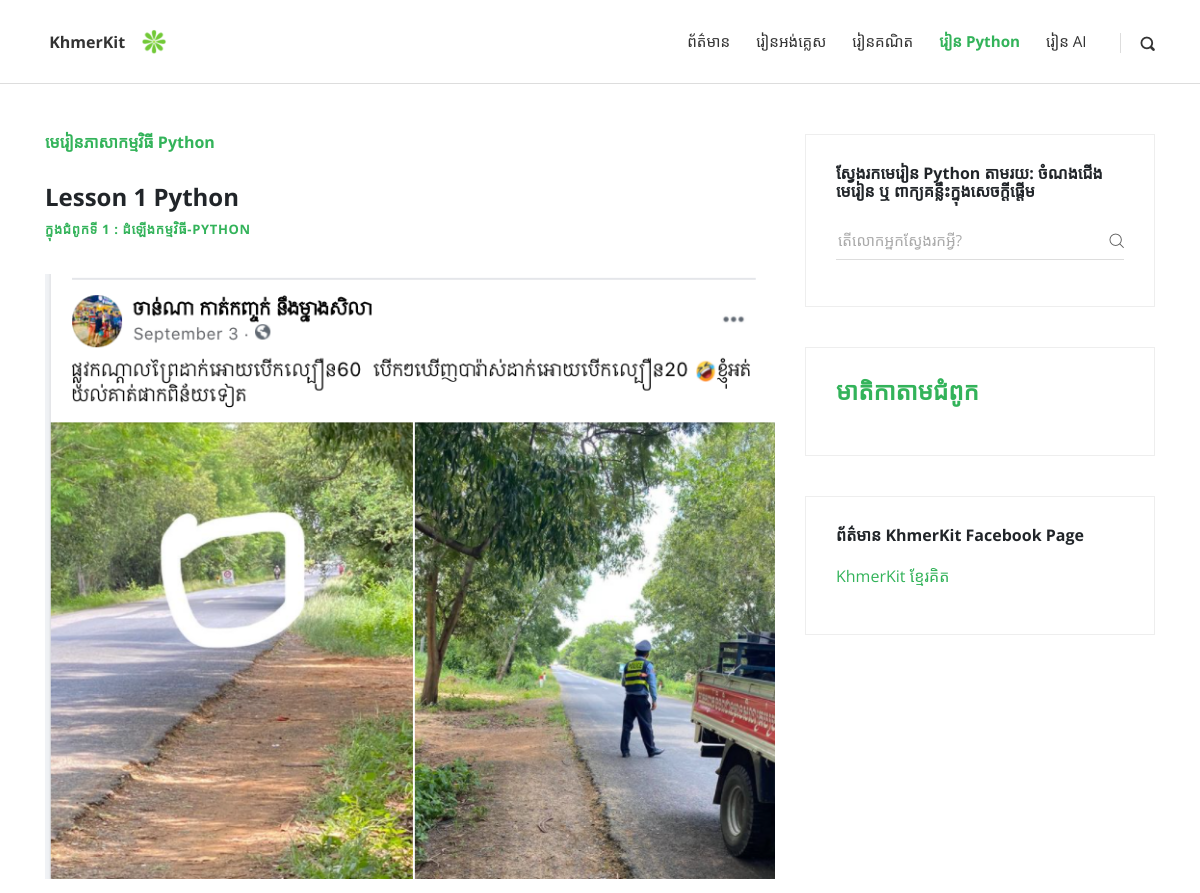
Page /python_tutorial/1/ (upper part) on the earlier database version.
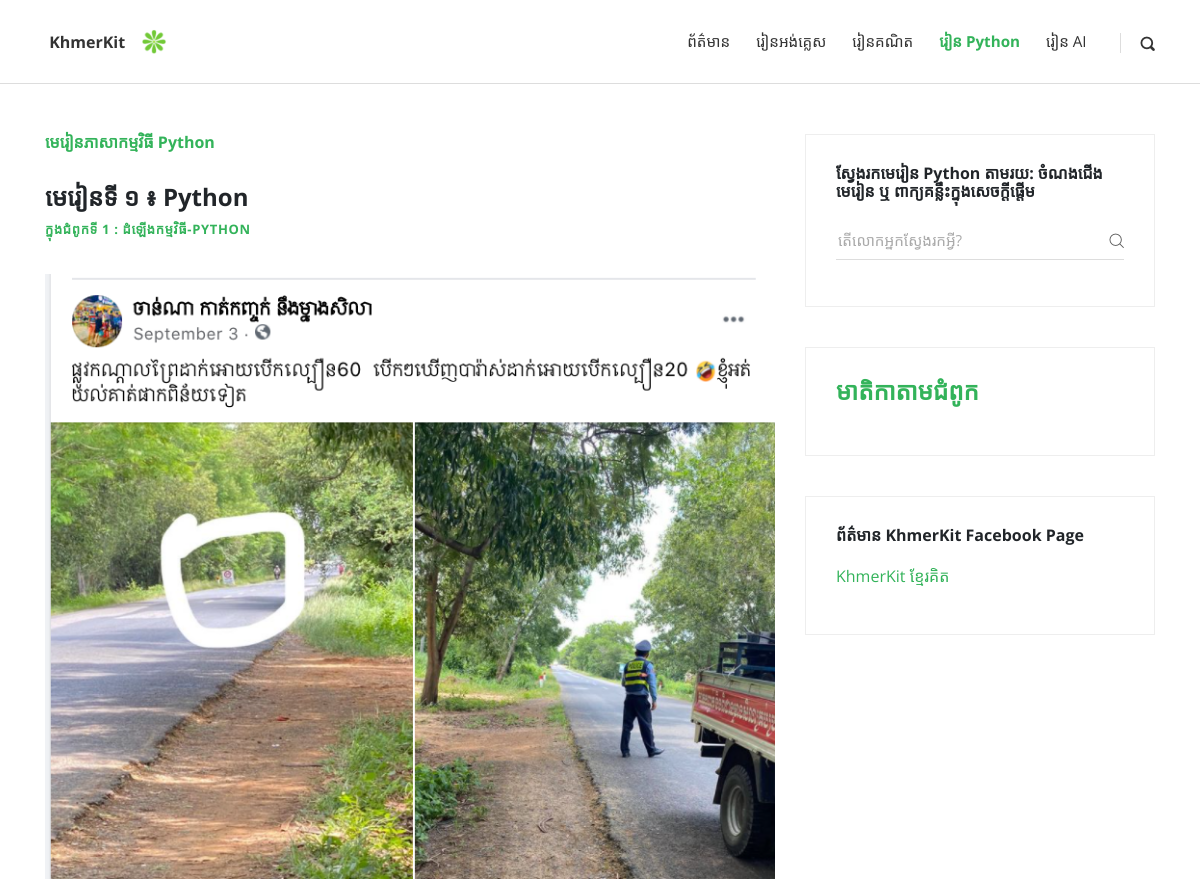
Same page on the later database version.
### pthnapp/models.py (models this page shows, shortened)
class PTHN_Unit(models.Model):
    title = models.CharField(max_length=250)
    chapter = models.ForeignKey(PTHN_Chapter, on_delete=models.CASCADE)
    date_posted = models.DateTimeField(default=timezone.now)
    content = RichTextField(blank=True, null=True)
    article1 = RichTextField(blank=True, null=True)
    thumbnailIndex = models.ImageField(default='default.png', blank=True, unique=False)
    photo_credit_thumbnailIndex = models.CharField(max_length=50, default='?')
    video = EmbedVideoField(default='default.mp3', blank=True)
    thumbnail1 = models.ImageField(default='default.png', blank=True, unique=False)
    photo_credit_thumbnail1 = models.CharField(max_length=50, default='?')
    article2 = RichTextField(blank=True, null=True)
    thumbnail2 = models.ImageField(default='default.png', blank=True)
    photo_credit_thumbnail2 = models.CharField(max_length=50, default='?')
    article3 = RichTextField(blank=True, null=True)
    thumbnail3 = models.ImageField(default='default.png', blank=True)
    photo_credit_thumbnail3 = models.CharField(max_length=50, default='?')
    author = models.ForeignKey(User, on_delete=models.CASCADE)
    class Meta:
        verbose_name = 'Python_Unit'
        verbose_name_plural = 'Python_Units'

class PTHN_Chapter(models.Model):
    title = models.CharField(max_length=200, unique= True)
    description = models.CharField(max_length=250, default=True)
    class Meta:
        ordering = ('title', )
        verbose_name = 'Python_Chapter'
        verbose_name_plural = 'Python_Chapters'

### pthnapp/views.py (the view)
# urls.py: path('python_tutorial/<int:pk>/', PTHNDetailView.as_view(), name="python-details"),
class PTHNDetailView(DetailView):
    model = PTHN_Unit
    template_name = "pthn_details.html"
    def get_context_data(self, **kwargs):
        context = super(PTHNDetailView, self).get_context_data(**kwargs)
        return context

### templates/pthn_details.html (shortened to what the changed rows need)
{% load static %}
{% load embed_video_tags %}
<!DOCTYPE html>
<html>
  <head>
    <link rel="stylesheet" href="{% static 'vendor/bootstrap/css/bootstrap.min.css'%}">
    <link rel="stylesheet" href="{% static 'vendor/font-awesome/css/font-awesome.min.css'%}">
    <link rel="stylesheet" href="{% static 'css/fontastic.css'%}">
    <link rel="stylesheet" href="{% static 'vendor/@fancyapps/fancybox/jquery.fancybox.min.css'%}">
    <link rel="stylesheet" href="{% static 'css/style.green.css'%}" id="theme-stylesheet">
  </head>
  <body>
    <div class="container">
      <div class="row">
        <main class="post blog-post col-lg-8" >
          <div class="container">
              <h6 style="color:#33b35a"> មេរៀនភាសាកម្មវិធី Python </h6>
              <br>
              <h4>{{ pthn_unit.title }}</h4>
              <div class="post-meta d-flex justify-content-between">
                  <div class="category"><a href="{% url 'python-chapter-list-page'%}"> ក្នុងជំពូកទី {{ pthn_unit.chapter.id }} : {{ pthn_unit.chapter.title }}</a></div>
              </div>
              <br>
              <div class="post-details">
                     <div class="post-thumbnail"><img src="{{ pthn_unit.thumbnail1.url }}" alt="..." class="img-fluid"></div>
                  <br>
              </div>
          </div>
        </main>
      </div>
    </div>
  </body>
</html>

Differences in the rows shown:
changed PTHN_Unit "ដំឡើងកម្មវិធី-PYTHON": title "Lesson 1 Python" → "មេរៀនទី ១ ៖ Python"
